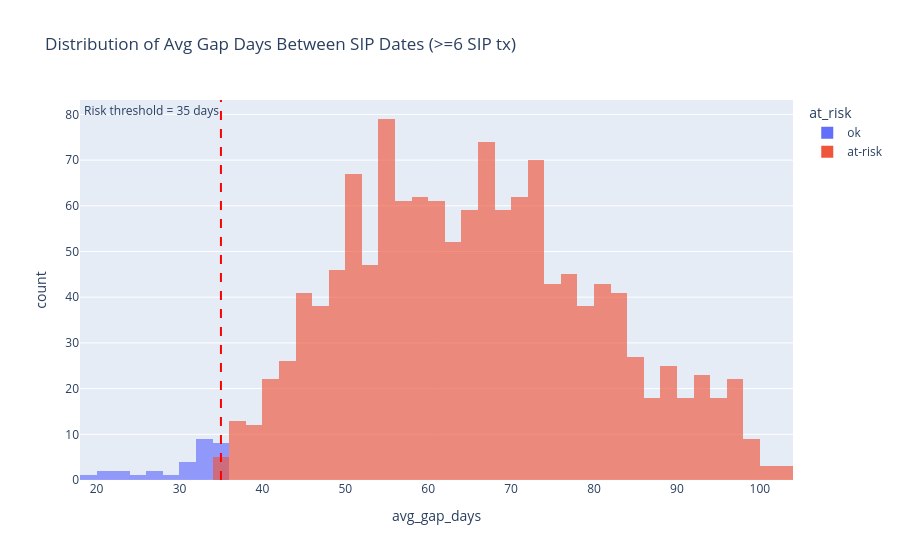

Write notebook code for a chart like this one.
### Code cell
fig1 = px.histogram(
    out_df,
    x='avg_gap_days',
    nbins=60,
    color='at_risk',
    barmode='overlay',
    opacity=0.65,
    title='Distribution of Avg Gap Days Between SIP Dates (>=6 SIP tx)'
)
fig1.add_vline(
    x=RISK_THRESHOLD_DAYS,
    line_width=2,
    line_dash='dash',
    line_color='red',
    annotation_text=f'Risk threshold = {RISK_THRESHOLD_DAYS} days',
    annotation_position='top left'
)
fig1.show()

### Figure 1 — Plotly figure (JSON) as saved in the notebook; plotly's stock layout.template omitted (floating-point values rounded to 4 significant figures; data arrays with more than 128 entries replaced by an {"elided": "..."} marker saying what was removed)
{"data": [{"bingroup": "x", "hovertemplate": "at_risk=ok<br>avg_gap_days=%{x}<br>count=%{y}<extra></extra>", "legendgroup": "ok", "marker": {"color": "#636efa", "opacity": 0.65, "pattern": {"shape": ""}}, "name": "ok", "nbinsx": 60, "orientation": "v", "showlegend": true, "type": "histogram", "x": [35.0, 34.5, 34.38, 34.2, 34.17, 34.17, 34.0, 34.0, 33.9, 33.67, 33.5, 33.2, 33.2, 32.8, 32.6, 32.43, 32.29, 31.67, 30.88, 30.8, 30.67, 29.14, 26.5, 26.14, 25.5, 23.2, 22.57, 21.2, 20.0, 19.8], "xaxis": "x", "yaxis": "y"}, {"bingroup": "x", "hovertemplate": "at_risk=at-risk<br>avg_gap_days=%{x}<br>count=%{y}<extra></extra>", "legendgroup": "at-risk", "marker": {"color": "#EF553B", "opacity": 0.65, "pattern": {"shape": ""}}, "name": "at-risk", "nbinsx": 60, "orientation": "v", "showlegend": true, "type": "histogram", "x": {"elided": "1332 float values"}, "xaxis": "x", "yaxis": "y"}], "layout": {"annotations": [{"showarrow": false, "text": "Risk threshold = 35 days", "x": 35, "xanchor": "right", "xref": "x", "y": 1, "yanchor": "top", "yref": "y domain"}], "barmode": "overlay", "legend": {"title": {"text": "at_risk"}, "tracegroupgap": 0}, "shapes": [{"line": {"color": "red", "dash": "dash", "width": 2}, "type": "line", "x0": 35, "x1": 35, "xref": "x", "y0": 0, "y1": 1, "yref": "y domain"}], "title": {"text": "Distribution of Avg Gap Days Between SIP Dates (>=6 SIP tx)"}, "xaxis": {"anchor": "y", "domain": [0, 1], "title": {"text": "avg_gap_days"}}, "yaxis": {"anchor": "x", "domain": [0, 1], "title": {"text": "count"}}}}
